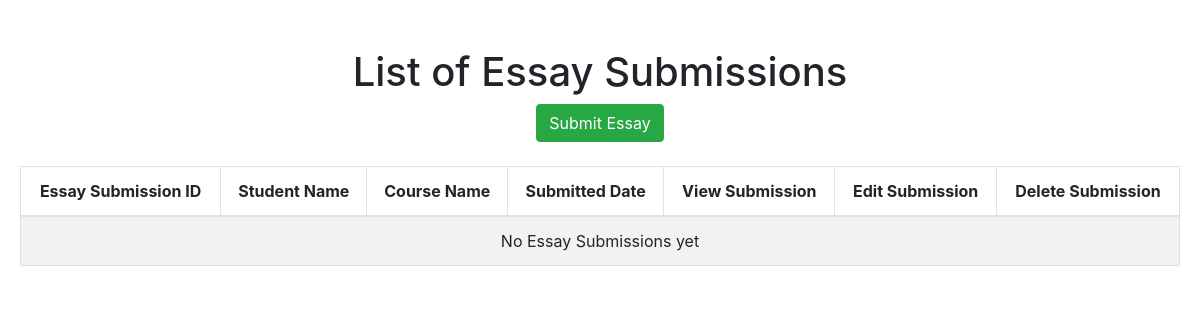
The page /isanaysay/view_essay_submissions on the database as committed earlier.
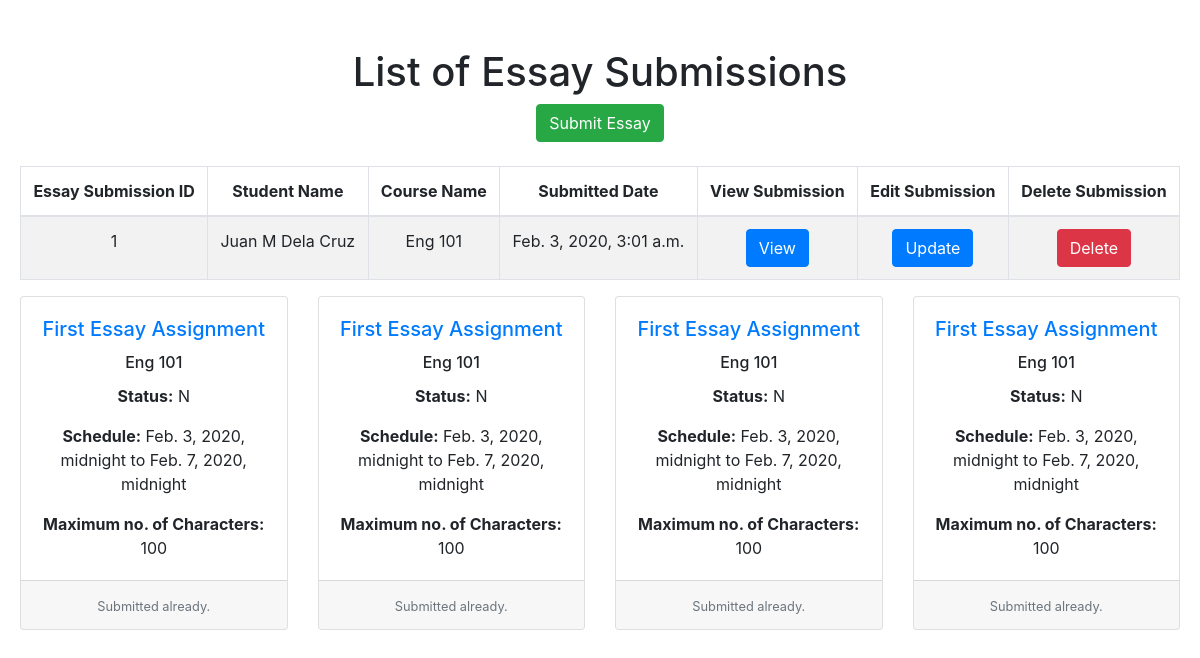
The same page on the database as committed later.
### users/models.py (models this page shows)
class EssaySubmission(models.Model):
    pass
    isChecked_Choices = (
        ('Y', 'Yes'),
        ('N', 'No'),
    )
    essay = models.ForeignKey(Essay, verbose_name="Essay", on_delete = models.CASCADE)
    student = models.ForeignKey(CustomUser, verbose_name="Student", on_delete = models.CASCADE)
    content = models.CharField(verbose_name="Essay Content", max_length=3000)
    isChecked = models.CharField(max_length=1,choices=isChecked_Choices, default='N', verbose_name="Checked or Not Checked")
    submitted_date = models.DateTimeField(verbose_name="Essay Submission Date", auto_now_add=True)
    grammar_score = models.FloatField(verbose_name="Grammar Score", default=0)
    spelling_score = models.FloatField(verbose_name="Spelling Score", default=0)
    content_score = models.FloatField(verbose_name="Content Score", default=0)
    ambiguity_score = models.FloatField(verbose_name="Ambiguity Score", default=0)

class CustomUser(AbstractUser):
    pass
    isStudent_Choices = (
        ('S', 'Student'),
        ('T', 'Teacher'),
    )
    first_name = models.CharField(verbose_name="First Name", max_length=100, default="")
    middle_name = models.CharField(verbose_name="Middle Name", max_length=100, default="")
    last_name = models.CharField(verbose_name="Last Name", max_length=100, default="")
    email_address = models.CharField(verbose_name="Email Address", max_length=100, default="some@email.com")
    id_number = models.CharField(verbose_name="ID Number", max_length=50, default="")
    isStudent = models.CharField(max_length=1,choices=isStudent_Choices, default='S', verbose_name="Student or Teacher")
    def __str__(self):
        return self.first_name + " " + self.middle_name + " " + self.last_name

class Essay(models.Model):
    course = models.ForeignKey(Course, verbose_name="Course", on_delete = models.CASCADE)
    name = models.CharField(verbose_name="Essay Name", max_length=300)
    essay_description = models.CharField(verbose_name="Essay Description", max_length=1500)
    essay_code = models.CharField(verbose_name="Essay Code", max_length=100)
    maximum_length = models.IntegerField(verbose_name="Maximum Length")
    start_date_time = models.DateTimeField(verbose_name="Essay Start Date")
    end_date_time = models.DateTimeField(verbose_name="Essay End Date")
    duration = models.IntegerField(verbose_name="Duration")
    def __str__(self):
        return "%s" % self.name

class Course(models.Model):
    pass
    semester_Choices = (
        ('A', 'First Semester'),
        ('B', 'Second Semester'),
        ('C', 'Summer'),
    )
    shoolYear_Choices = (
        ('1', '2019-2020'),
        ('2', '2020-2021'),
        ('3', '2021-2022'),
    )
    name = models.CharField(verbose_name="Course Name", max_length=128)
    course_code = models.CharField(verbose_name="Course Code", max_length=128)
    course_description = models.CharField(verbose_name="Course Description", max_length=500)
    course_detail = models.CharField(verbose_name="Course Detail", max_length=100)
    course_semester = models.CharField(max_length=1,choices=semester_Choices, default='A', verbose_name="Semester")
    course_school_year = models.CharField(max_length=1,choices=shoolYear_Choices, default='20', verbose_name="School Year")
    start_date = models.DateField(verbose_name="Course Start Date")
    end_date = models.DateField(verbose_name="Course End Date")
    def __str__(self):
        return "%s" % self.course_code

### users/views.py (the view)
def view_essay_submissions(request):
    template = "list_essay_submission.html"
    essay_submissions = EssaySubmission.objects.all()
    context = {
        'essay_submissions': essay_submissions,
    }
    return render(request, template, context)

### templates/list_essay_submission.html (shortened to what this page needs)
{% extends 'base.html' %}
{% block content %}
	<div id="parent"><div id="child"><br/><br/>
		<h1>List of Essay Submissions</h1>
		<a href="{% url 'add-essay-submission' %}" class="btn btn-success">Submit Essay</a> <br /><br />
		<table class="table table-striped table-bordered">
			<thead>
				<tr>
					<th>Essay Submission ID</th>
					<th>Student Name</th>
					<th>Course Name</th>
					<th>Submitted Date</th>
					<th>View Submission</th>
					<th>Edit Submission</th>
					<th>Delete Submission</th>
				</tr>
			</thead>
			<tbody>
				{% for essay_submission in essay_submissions %}
				<tr>
					<td>{{ essay_submission.id }}</td>
					<td>{{ essay_submission.student }}</td>
					<td>{{ essay_submission.essay.course }}</td>
					<td>{{ essay_submission.submitted_date }}</td>
					<td>
						<a href="{% url 'view-essay-submission' essay_submission.id %}" class="btn btn-primary">View</a>
					</td>
					<td>
						<a href="{% url 'update-essay-submission' essay_submission.id %}" class="btn btn-primary">Update</a>
					</td>
					<td>
						<a href="{% url 'delete-essay-submission' essay_submission.id %}" class="btn btn-danger">Delete</a>
					</td>
				</tr>
				{% empty %}
				<tr>
					<td colspan=7>No Essay Submissions yet</td>
				</tr>
				{% endfor %}
			</tbody>
		</table>
	<div class="card-deck">
				{% for essay_submission in essay_submissions %}
  <div class="card">
    <div class="card-body">
      <a href="{% url 'view-essay-submission' essay_submission.id %}"><h5 class="card-title">{{ essay_submission.essay }}</h5> </a>
      <h6 class="card-title">{{ essay_submission.essay.course }}</h6>
      <p class="card-text"><b>Status:</b> {{ essay_submission.isChecked }}</p>
      <p class="card-text"><b>Schedule:</b> {{ essay_submission.essay.start_date_time }} to {{ essay_submission.essay.end_date_time }}</p>
      <p class="card-text"><b>Maximum no. of Characters:</b> {{ essay_submission.essay.maximum_length }}</p>
    </div>
    <div class="card-footer">
      <small class="text-muted">Submitted already.</small>
    </div>
  </div>
  <div class="card">
    <div class="card-body">
      <a href="{% url 'view-essay-submission' essay_submission.id %}"><h5 class="card-title">{{ essay_submission.essay }}</h5> </a>
      <h6 class="card-title">{{ essay_submission.essay.course }}</h6>
      <p class="card-text"><b>Status:</b> {{ essay_submission.isChecked }}</p>
      <p class="card-text"><b>Schedule:</b> {{ essay_submission.essay.start_date_time }} to {{ essay_submission.essay.end_date_time }}</p>
      <p class="card-text"><b>Maximum no. of Characters:</b> {{ essay_submission.essay.maximum_length }}</p>
    </div>
    <div class="card-footer">
      <small class="text-muted">Submitted already.</small>
    </div>
  </div>
  <div class="card">
    <div class="card-body">
      <a href="{% url 'view-essay-submission' essay_submission.id %}"><h5 class="card-title">{{ essay_submission.essay }}</h5> </a>
      <h6 class="card-title">{{ essay_submission.essay.course }}</h6>
      <p class="card-text"><b>Status:</b> {{ essay_submission.isChecked }}</p>
      <p class="card-text"><b>Schedule:</b> {{ essay_submission.essay.start_date_time }} to {{ essay_submission.essay.end_date_time }}</p>
      <p class="card-text"><b>Maximum no. of Characters:</b> {{ essay_submission.essay.maximum_length }}</p>
    </div>
    <div class="card-footer">
      <small class="text-muted">Submitted already.</small>
    </div>
  </div>
  <div class="card">
    <div class="card-body">
      <a href="{% url 'view-essay-submission' essay_submission.id %}"><h5 class="card-title">{{ essay_submission.essay }}</h5> </a>
      <h6 class="card-title">{{ essay_submission.essay.course }}</h6>
      <p class="card-text"><b>Status:</b> {{ essay_submission.isChecked }}</p>
      <p class="card-text"><b>Schedule:</b> {{ essay_submission.essay.start_date_time }} to {{ essay_submission.essay.end_date_time }}</p>
      <p class="card-text"><b>Maximum no. of Characters:</b> {{ essay_submission.essay.maximum_length }}</p>
    </div>
    <div class="card-footer">
      <small class="text-muted">Submitted already.</small>
    </div>
  </div>
  {% endfor %}
</div>
	</div></div>
{% endblock %}

### templates/base.html (shortened to what this page needs)
{% load static %}
<!DOCTYPE html>
<html>
<head>
    <link rel="stylesheet" href="https://stackpath.bootstrapcdn.com/bootstrap/4.3.1/css/bootstrap.min.css">
</head>
<body>
  <main>
    {% block content %}
    {% endblock %}
  </main>
</body>
</html>

### templates/base.html (style rules this page uses)
#parent { display: table; width: 100%; }
#child { display: table-cell; text-align: center; vertical-align: middle; padding-left:20px; padding-right:20px; }

Rows that differ between the two databases and show on the page:
added EssaySubmission: id "1", student "Juan M Dela Cruz", essay.course "Eng 101", submitted_date "Feb. 3, 2020, 3:01 a.m.", essay "First Essay Assignment", isChecked "N", essay.start_date_time "Feb. 3, 2020, midnight", essay.end_date_time "Feb. 7, 2020, midnight", essay.maximum_length "100"
Other text that changed with them:
text no longer shown: "No Essay Submissions yet"
